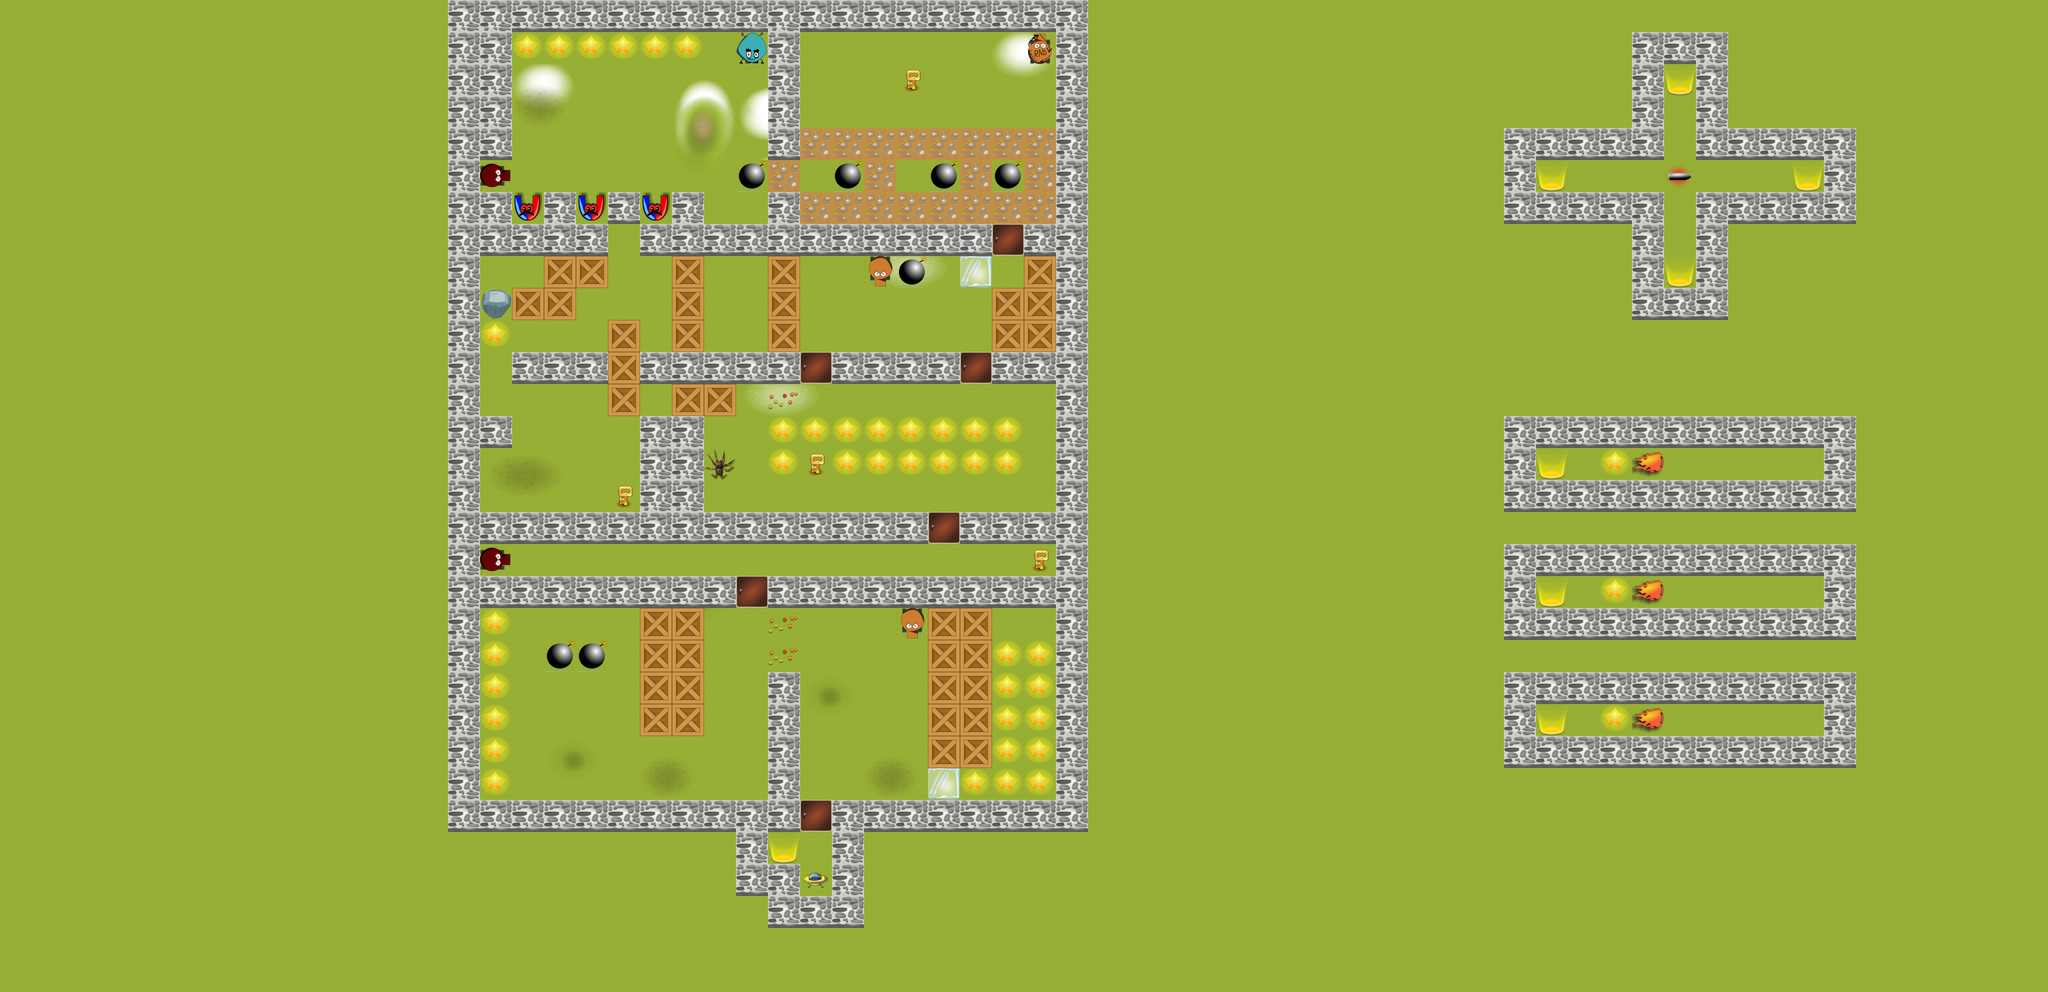

This is a level from a 2D game, rendered from its Tiled map with the project's own tilesets. A one-line summary and the map file follow, with tile-layer data summarised:
An orthogonal 64x31 tile map with 80x80 px tiles, 7 tile layers (ground, snow, grass, walls, ...), 5 tilesets and 10 objects.

<map version="1.0" orientation="orthogonal" width="64" height="31" tilewidth="80" tileheight="80">
 <properties>
  <property name="Scale" value="1" />
  <property name="background_music" value="Happy Bee" />
  <property name="level author" value="" />
  <property name="music_info" value="Chipper Doodle v2 by Kevin MacLeod is licensed under a CC Attribution 3.0." />
 </properties>
 <tileset firstgid="1" name="walls80" tilewidth="80" tileheight="80">
  <image source="walls80.png" width="320" height="320" />
  <tile id="0">
   <properties>
    <property name="wall" value="1" />
   </properties>
  </tile>
  <tile id="1">
   <properties>
    <property name="wall" value="1" />
   </properties>
  </tile>
  <tile id="2">
   <properties>
    <property name="wall" value="1" />
   </properties>
  </tile>
  <tile id="14">
   <properties>
    <property name="wall" value="1" />
   </properties>
  </tile>
  <tile id="15">
   <properties>
    <property name="wall" value="1" />
   </properties>
  </tile>
 </tileset>
 <tileset firstgid="17" name="SmallWorld-all" tilewidth="80" tileheight="80">
  <image source="SmallWorld-all.png" width="640" height="560" />
 </tileset>
 <tileset firstgid="73" name="TiledObjects" tilewidth="80" tileheight="80">
  <image source="TiledObjects.png" width="800" height="800" />
 </tileset>
 <tileset firstgid="173" name="walls80V2" tilewidth="80" tileheight="80">
  <image source="walls80V2.png" width="640" height="640" />
  <tile id="0">
   <properties>
    <property name="wall" value="1" />
   </properties>
  </tile>
  <tile id="1">
   <properties>
    <property name="wall" value="1" />
   </properties>
  </tile>
  <tile id="26">
   <properties>
    <property name="wall" value="1" />
   </properties>
  </tile>
 </tileset>
 <tileset firstgid="237" name="snowShadows" tilewidth="80" tileheight="80">
  <image source="snowShadows.png" width="640" height="640" />
 </tileset>
 <layer name="ground" width="64" height="31">
  <data>[1984 cells, 1984 non-empty, 1 distinct tile ids]</data>
 </layer>
 <layer name="snow" width="64" height="31">
  <data>[1984 cells, 29 non-empty, 19 distinct tile ids]</data>
 </layer>
 <layer name="grass" width="64" height="31">
  <data>[1984 cells, 39 non-empty, 21 distinct tile ids]</data>
 </layer>
 <layer name="walls" width="64" height="31">
  <data>[1984 cells, 291 non-empty, 1 distinct tile ids]</data>
 </layer>
 <layer name="Copy of walls" width="64" height="31">
  <data>[1984 cells, 291 non-empty, 1 distinct tile ids]</data>
 </layer>
 <layer name="wallShadow" width="64" height="31">
  <data>[1984 cells, 185 non-empty, 1 distinct tile ids]</data>
 </layer>
 <layer name="ObjectTiles" width="64" height="31">
  <data>[1984 cells, 143 non-empty, 18 distinct tile ids]</data>
 </layer>
 <objectgroup name="objects">
  <properties>
   <property name="element" value="1" />
   <property name="sequence" value="1" />
  </properties>
  <object x="1920" y="2080" width="80" height="80">
   <properties>
    <property name="element" value="1" />
    <property name="sequence" value="1" />
   </properties>
  </object>
  <object x="1920" y="1280" width="80" height="80">
   <properties>
    <property name="element" value="2" />
    <property name="sequence" value="1" />
   </properties>
  </object>
  <object x="4480" y="400" width="80" height="80">
   <properties>
    <property name="element" value="2" />
    <property name="sequence" value="1" />
   </properties>
  </object>
  <object x="4160" y="640" width="80" height="80">
   <properties>
    <property name="element" value="1" />
    <property name="sequence" value="2" />
   </properties>
  </object>
  <object x="4160" y="160" width="80" height="80">
   <properties>
    <property name="element" value="1" />
    <property name="sequence" value="3" />
   </properties>
  </object>
  <object x="3840" y="400" width="80" height="80">
   <properties>
    <property name="element" value="1" />
    <property name="sequence" value="4" />
   </properties>
  </object>
  <object x="3840" y="1120" width="80" height="80">
   <properties>
    <property name="element" value="2" />
    <property name="sequence" value="4" />
   </properties>
  </object>
  <object x="3840" y="1440" width="80" height="80">
   <properties>
    <property name="element" value="2" />
    <property name="sequence" value="3" />
   </properties>
  </object>
  <object x="3840" y="1760" width="80" height="80">
   <properties>
    <property name="element" value="2" />
    <property name="sequence" value="2" />
   </properties>
  </object>
  <object x="1760" y="1120" width="80" height="80">
   <properties>
    <property name="turn" value="left" />
   </properties>
  </object>
 </objectgroup>
</map>
